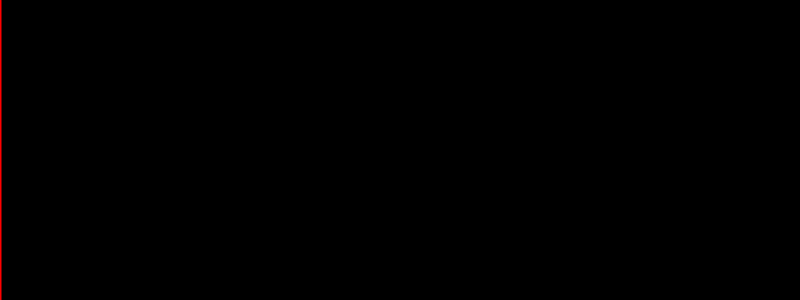
Frame 1 (no input)
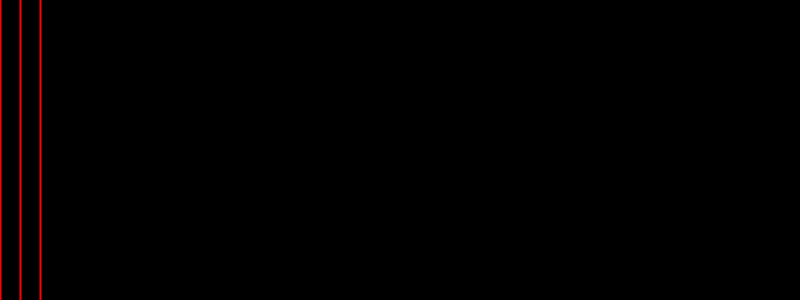
Frame 60 (the mouse pressed at the canvas centre just before this capture)
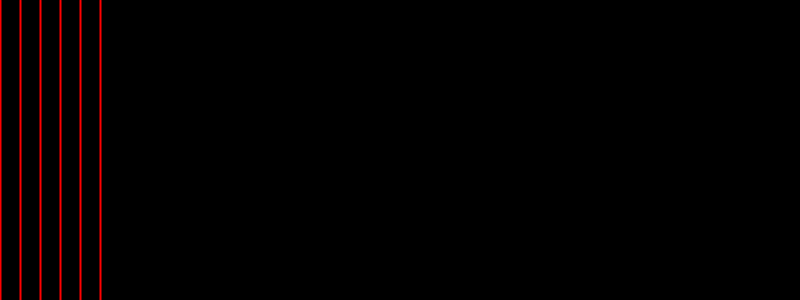
Frame 120 (the mouse held since frame 60 and released just before this capture)

The Processing sketch that drew these frames (run headless with seeded random() and noise(); from frame 60 on, the mouse is pressed at the canvas centre):

// Processing sketch: O_DifferenceDrawAndLoop
// ── O_DifferenceDrawAndLoop.pde
float auxEndX = 0; //<>//

void setup() {
  size(800, 300);
}

void draw() {

  background(0);

  stroke(255, 0, 0);
  strokeWeight(2);

  int x = 0;

  while (x <= auxEndX) {
    line(x, 0, x, height);
    x = x + 20;
    println(auxEndX);
  }

  if ( auxEndX < width) {
    auxEndX += 1;
  }
  
}

/* El loop interior, en este caso while seimpre se ejecuta enteramente
** y el resultado de este es mostrado al final por el draw(), para no confundirnos,
** el loop principal draw() es para propósitos de animación, mientras que el loop
** interno del draw(), que en este caso es un while, es para repetir un elemento
** múltiples veces en un fragmento de animación
*/
